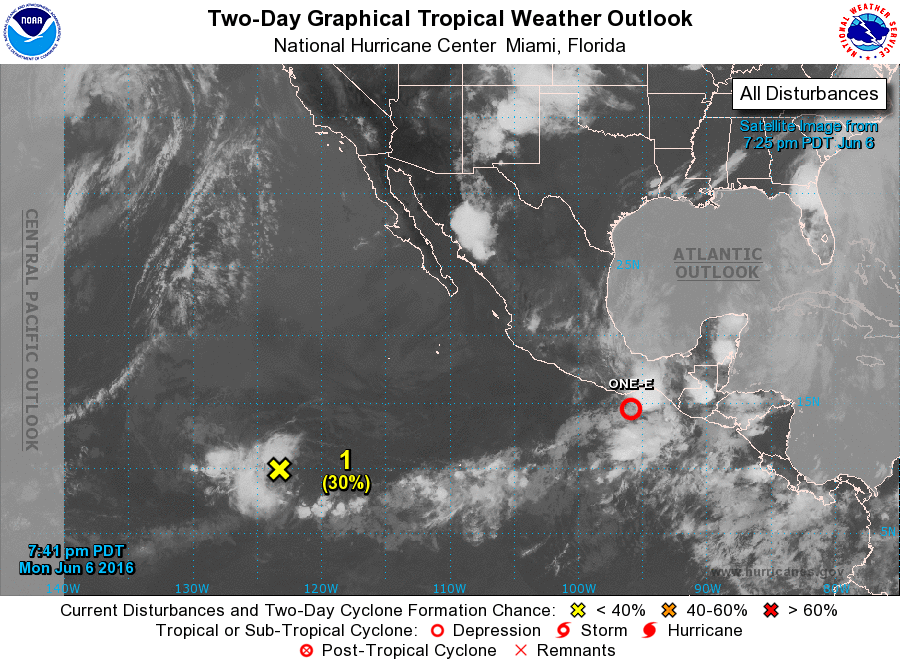
#> input picture 2023/Reconocimiento de imágenes de personas y objetos/Tema 1/2 Transformaciones-20230629/clima1.png, 900 x 665 px
$ python a2-7morfologiaCORREGIDO.py
#> lines starting #> are read from the running program, lines starting #| are printed output that depends on the picture; after the words box and inside, x2 and y2 are one past the last pixel; in counts of white or black regions, pixels touching at a corner belong together
import cv2
import numpy as np
import matplotlib.pylab as plt

original = cv2.imread('clima1.png')
#> original is the input picture: shape (665, 900, 3); mean B, G, R 134.8, 134.3, 133.5
grises = cv2.cvtColor(original, cv2.COLOR_BGR2GRAY)
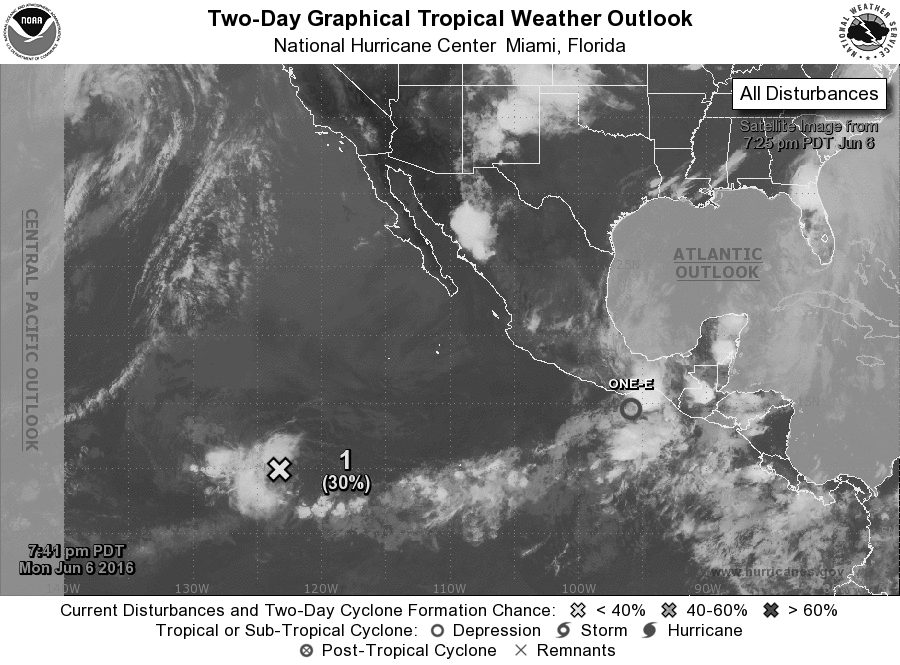
#> grises: shape (665, 900); min 0, max 255, mean 134.1
#imagen = cv2.bitwise_not(original, original) # FONDO DEBE SER BLANCO

kernel = np.ones((3, 3), np.uint8)

# DESPLIEGUE DE AMBAS IMAGENES
figura = plt.figure(figsize=(14, 8))
primera = cv2.merge((grises,grises,grises))
figura.add_subplot(1, 2, 1)
plt.imshow(primera)
plt.axis('off')
plt.title("Original")

ret, binaria = cv2.threshold(grises, 200, 255, cv2.THRESH_BINARY)
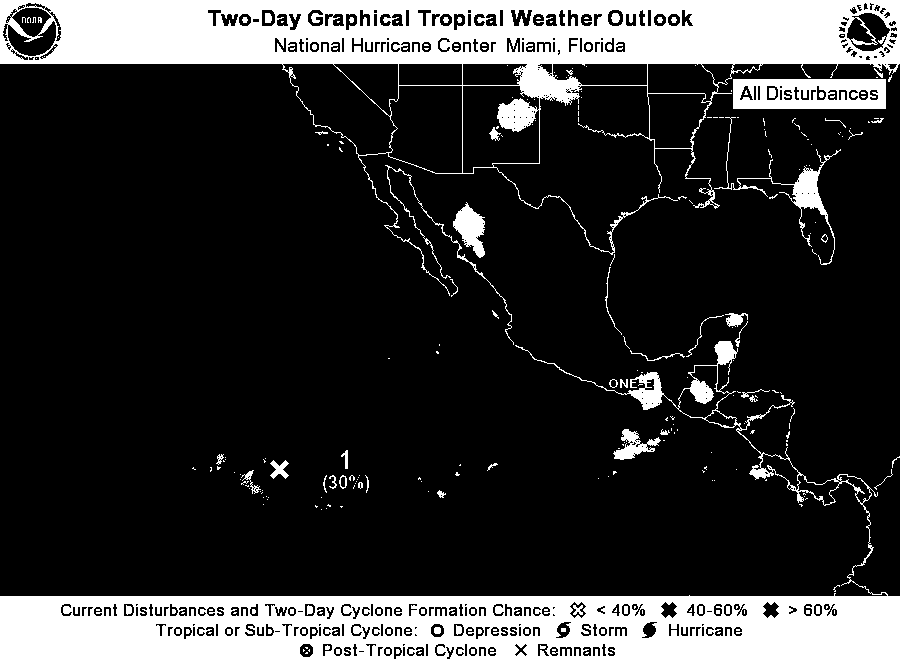
#> binaria: shape (665, 900); 20.4% white; 293 white regions (217 under 20 px), largest, box (x1, y1, x2, y2) and area: (0, 341, 900, 665) 57253, (0, 0, 900, 296) 53780, (733, 79, 886, 109) 3733


operacion = 3 #1=erosión, 2=dilatación, 3=cerradura, 4=apertura
if operacion == 1:
  resultado = cv2.erode(binaria, kernel, iterations=1)
  titulo = "Imagen erosionada"
elif operacion == 2:
  resultado = cv2.dilate(binaria, kernel, iterations=2)
  titulo ="Imagen dilatada"
elif operacion == 3:
  resultado = cv2.morphologyEx(binaria, cv2.MORPH_CLOSE, kernel)
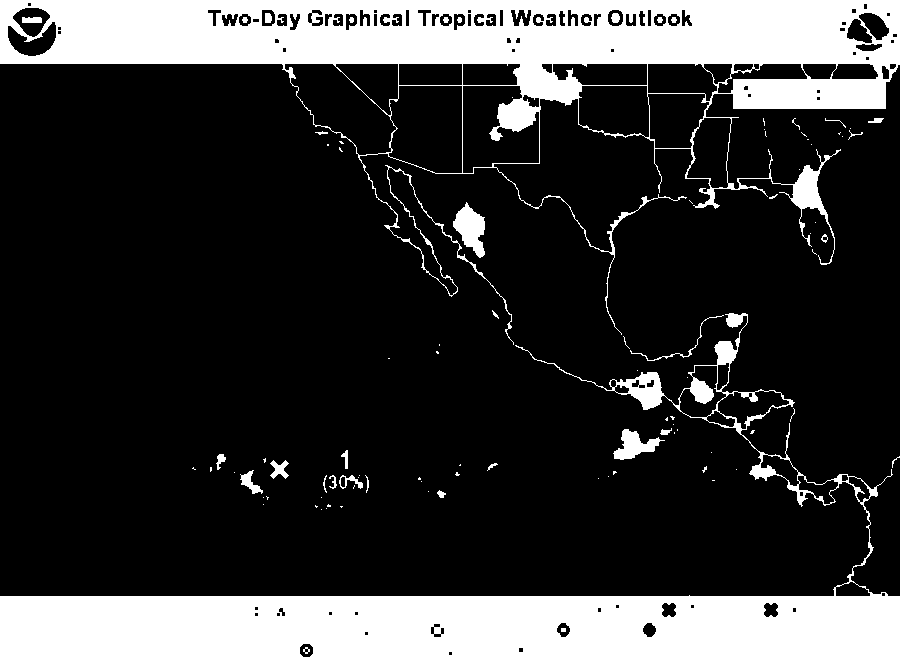
#> resultado: shape (665, 900); 22.3% white; 95 white regions (61 under 20 px), largest, box (x1, y1, x2, y2) and area: (0, 313, 900, 665) 65499, (0, 0, 900, 345) 64254, (453, 202, 485, 258) 1011
  titulo = "Imagen con cerradura"
elif operacion == 4:
  resultado = cv2.morphologyEx(binaria, cv2.MORPH_OPEN, kernel)
  titulo = "Imagen con apertura"

figura.add_subplot(1, 2, 2)
sale = cv2.merge((resultado,resultado,resultado))
plt.imshow(sale)
plt.axis('off')
plt.title(titulo)
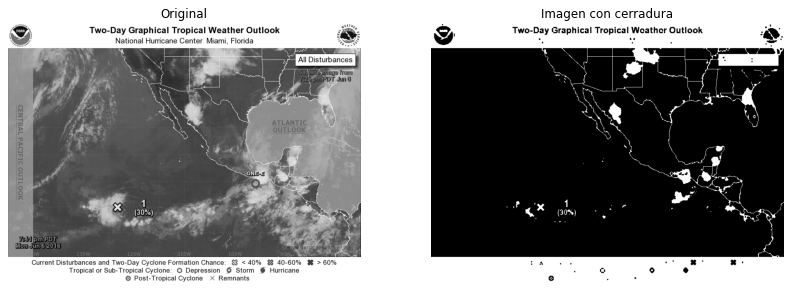
#> figure drawn by matplotlib, 2 panels

$ run again, with 2023/Reconocimiento de imágenes de personas y objetos/Tema 1/2 Transformaciones-20230629/clima2.png copied over 2023/Reconocimiento de imágenes de personas y objetos/Tema 1/2 Transformaciones-20230629/clima1.png
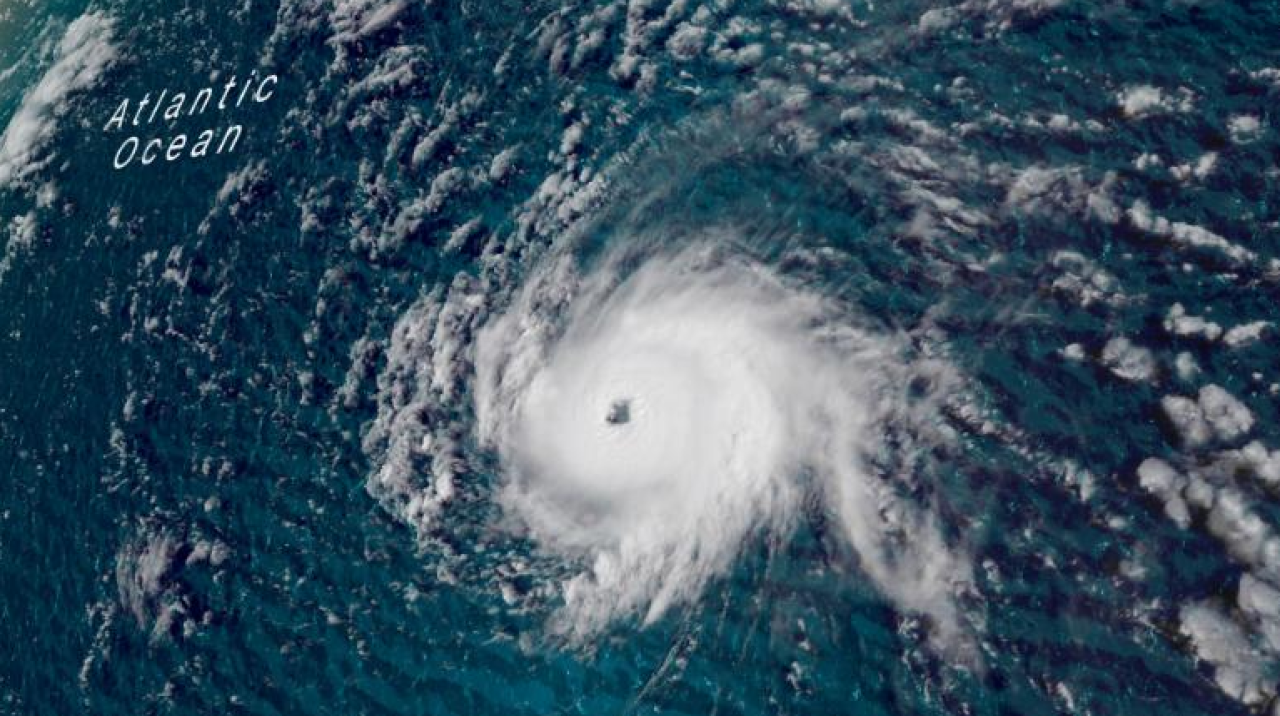
#> input picture 2023/Reconocimiento de imágenes de personas y objetos/Tema 1/2 Transformaciones-20230629/clima2.png, 1280 x 716 px
#> original is the input picture: shape (716, 1280, 3); mean B, G, R 96.2, 80.4, 57.3
#> `ret, binaria = cv2.threshold(grises, 200, 255, cv2.THRESH_BINARY)`:
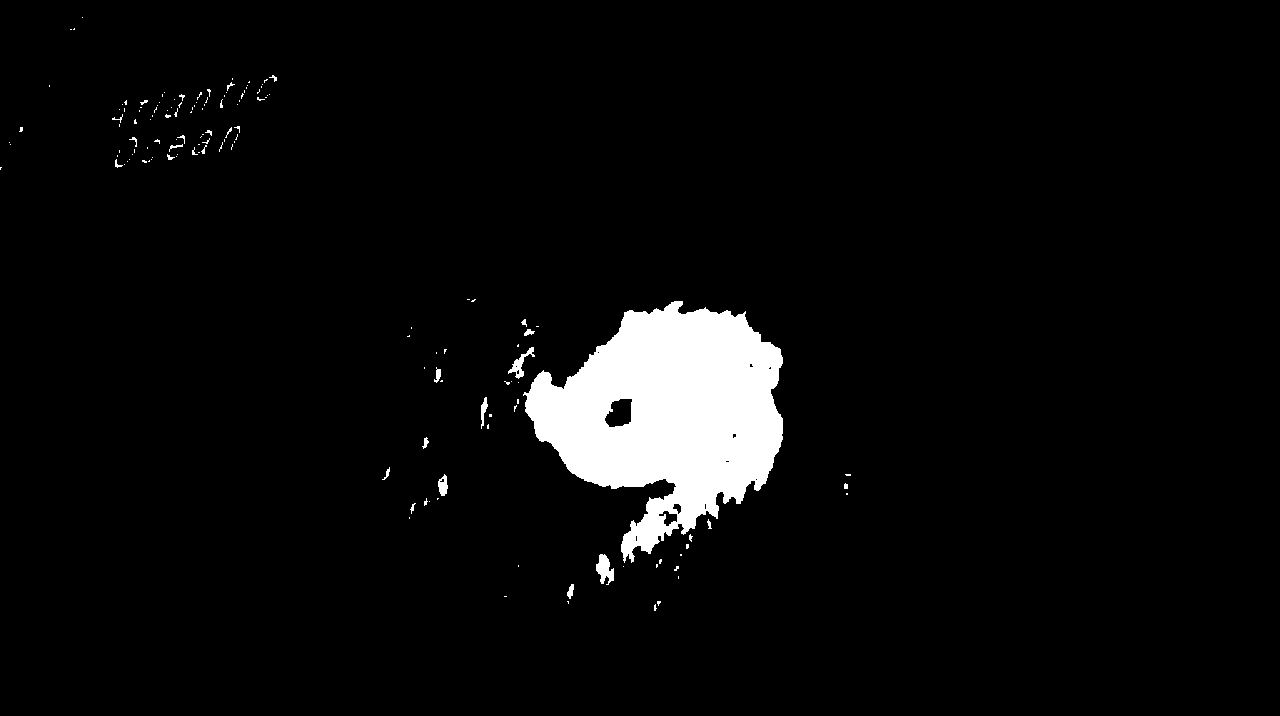
#> binaria: shape (716, 1280); 4.5% white; 148 white regions (122 under 20 px), largest, box (x1, y1, x2, y2) and area: (523, 301, 783, 563) 38932, (596, 554, 614, 585) 337, (508, 347, 535, 379) 248
#> resultado: shape (716, 1280); 4.5% white; 136 white regions (107 under 20 px), largest, box (x1, y1, x2, y2) and area: (523, 301, 783, 563) 39024, (596, 554, 614, 585) 347, (508, 347, 535, 379) 267
#> `plt.title(titulo)`:
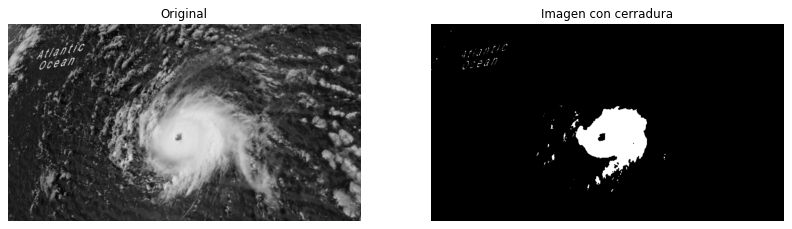
#> figure drawn by matplotlib, 2 panels

$ run again, with 2023/Reconocimiento de imágenes de personas y objetos/Tema 1/2 Transformaciones-20230629/mezcla.png copied over 2023/Reconocimiento de imágenes de personas y objetos/Tema 1/2 Transformaciones-20230629/clima1.png
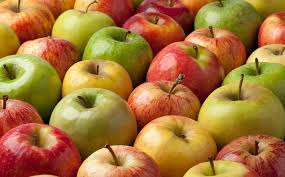
#> input picture 2023/Reconocimiento de imágenes de personas y objetos/Tema 1/2 Transformaciones-20230629/mezcla.png, 285 x 177 px
#> original is the input picture: shape (177, 285, 3); mean B, G, R 57.9, 116.8, 167.1
#> `ret, binaria = cv2.threshold(grises, 200, 255, cv2.THRESH_BINARY)`:
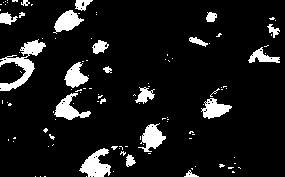
#> binaria: shape (177, 285); 9.7% white; 112 white regions (91 under 20 px), largest, box (x1, y1, x2, y2) and area: (0, 39, 46, 91) 774, (79, 148, 111, 177) 517, (54, 93, 91, 120) 429
#> resultado: shape (177, 285); 10.4% white; 64 white regions (44 under 20 px), largest, box (x1, y1, x2, y2) and area: (0, 39, 46, 91) 842, (79, 148, 111, 177) 538, (53, 89, 91, 120) 467
#> `plt.title(titulo)`:
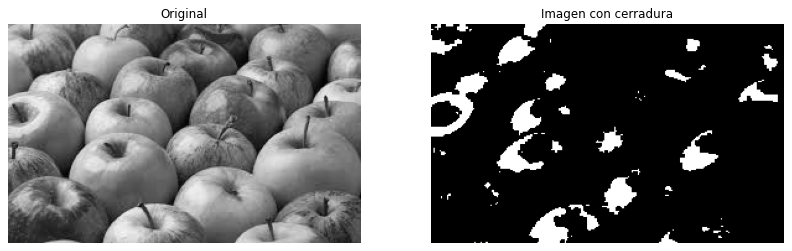
#> figure drawn by matplotlib, 2 panels
